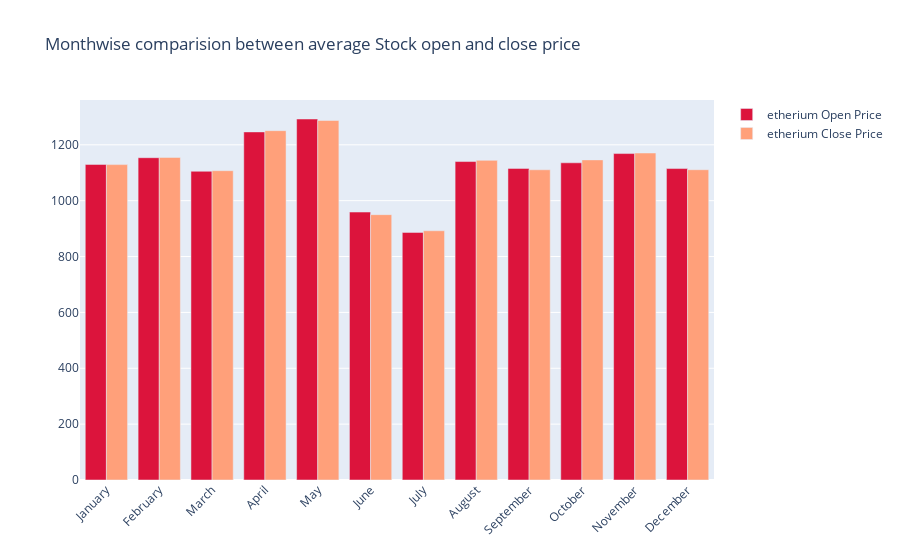

Here is the notebook cell this chart was saved with:
### Code cell
PlotMonthlyPrice(monthvise, 'etherium')

### Figure 1 — Plotly figure (JSON) as saved in the notebook; plotly's stock layout.template omitted (floating-point values rounded to 4 significant figures)
{"data": [{"marker": {"color": "crimson"}, "name": "etherium Open Price", "type": "bar", "x": ["January", "February", "March", "April", "May", "June", "July", "August", "September", "October", "November", "December"], "y": [1130.0, 1154.0, 1105.0, 1246.0, 1292.0, 959.3, 886.5, 1140.0, 1116.0, 1136.0, 1169.0, 1115.0]}, {"marker": {"color": "lightsalmon"}, "name": "etherium Close Price", "type": "bar", "x": ["January", "February", "March", "April", "May", "June", "July", "August", "September", "October", "November", "December"], "y": [1129.0, 1155.0, 1107.0, 1251.0, 1287.0, 950.0, 892.3, 1144.0, 1111.0, 1146.0, 1171.0, 1111.0]}], "layout": {"barmode": "group", "title": {"text": "Monthwise comparision between average Stock open and close price"}, "xaxis": {"tickangle": -45}}}
